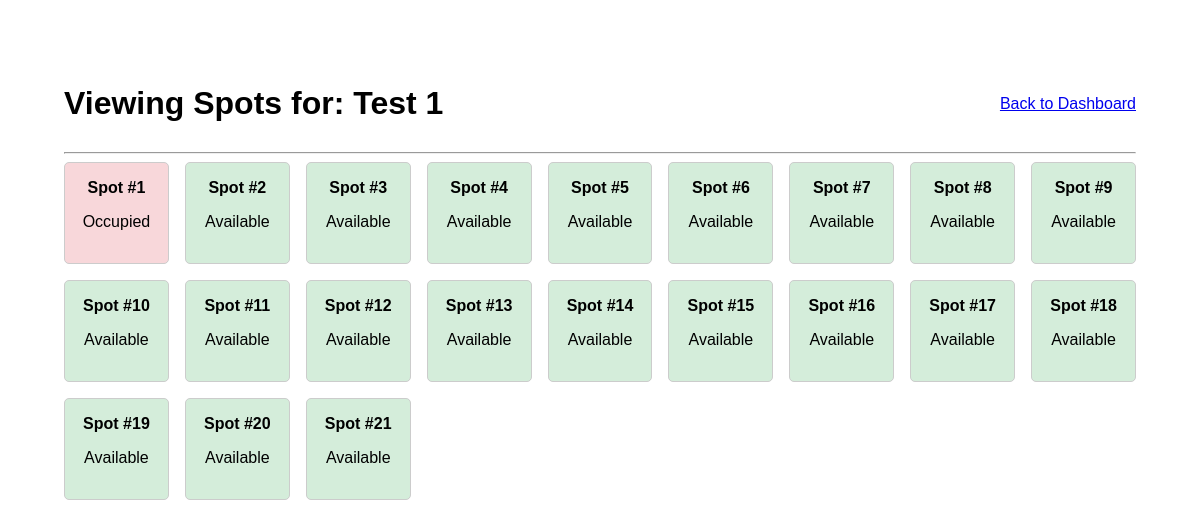
Page /admin/lot/1/spots (signed in) on the committed database.
### models/models.py (models this page shows)
class ParkingLot(db.Model):
    id = db.Column(db.Integer, primary_key=True)
    name = db.Column(db.String(100), nullable=False)
    capacity = db.Column(db.Integer, nullable=False)
    price_per_hour = db.Column(db.Float, nullable=False)
    spots = db.relationship('ParkingSpot', backref='lot', lazy=True, cascade="all, delete-orphan")

class ParkingSpot(db.Model):
    id = db.Column(db.Integer, primary_key=True)
    lot_id = db.Column(db.Integer, db.ForeignKey('parking_lot.id'), nullable=False)
    spot_number = db.Column(db.Integer, nullable=False)
    status = db.Column(db.String(20), default='Available') # Available, Occupied

### controllers/controllers.py (the view)
@app.route('/admin/lot/<int:lot_id>/spots')
@login_required
@role_required('admin')
def view_lot_spots(lot_id):
    lot = ParkingLot.query.get_or_404(lot_id)
    spots = sorted(lot.spots, key=lambda x: x.spot_number)
    return render_template('view_spots.html', lot=lot, spots=spots)

### app.py (called while the page is built)
@login_manager.user_loader
def load_user(user_id):
    return User.query.get(int(user_id))

### controllers/controllers.py (called while the page is built)
def role_required(role):
    def wrapper(fn):
        @wraps(fn)
        def decorated_view(*args, **kwargs):
            if not current_user.is_authenticated or current_user.role != role:
                flash("You do not have permission to access this page.")
                return redirect(url_for('login'))
            return fn(*args, **kwargs)
        return decorated_view
    return wrapper

### templates/view_spots.html (shortened to what this page needs)
{% extends 'base.html' %}
{% block content %}
<div style="max-width: 1200px; margin: auto; padding: 2em;">
    <div style="display: flex; justify-content: space-between; align-items: center;">
        <h1>Viewing Spots for: {{ lot.name }}</h1>
        <a href="{{ url_for('admin_dashboard') }}">Back to Dashboard</a>
    </div>
    <hr>
    <div class="spot-grid">
        {% for spot in spots %}
            <div class="spot {% if spot.status == 'Available' %}spot-available{% else %}spot-occupied{% endif %}">
                <strong>Spot #{{ spot.spot_number }}</strong>
                <p>{{ spot.status }}</p>
            </div>
        {% endfor %}
    </div>
</div>
{% endblock %}

### templates/base.html (style rules this page uses)
body { font-family: sans-serif; margin: 2em; }

### templates/view_spots.html (style rules this page uses)
.spot-grid { display: grid; grid-template-columns: repeat(auto-fill, minmax(100px, 1fr)); gap: 1em; }
.spot { border: 1px solid #ccc; padding: 1em; text-align: center; border-radius: 5px; }
.spot-available { background-color: #d4edda; }
.spot-occupied { background-color: #f8d7da; }

### rows in the picture
ParkingLot: name "Test 1"
ParkingSpot: spot_number "1", status "Occupied"
ParkingSpot: spot_number "2", status "Available"
ParkingSpot: spot_number "3", status "Available"
ParkingSpot: spot_number "4", status "Available"
ParkingSpot: spot_number "5", status "Available"
ParkingSpot: spot_number "6", status "Available"
ParkingSpot: spot_number "7", status "Available"
ParkingSpot: spot_number "8", status "Available"
ParkingSpot: spot_number "9", status "Available"
ParkingSpot: spot_number "10", status "Available"
ParkingSpot: spot_number "11", status "Available"
ParkingSpot: spot_number "12", status "Available"
ParkingSpot: spot_number "13", status "Available"
ParkingSpot: spot_number "14", status "Available"
ParkingSpot: spot_number "15", status "Available"
ParkingSpot: spot_number "16", status "Available"
ParkingSpot: spot_number "17", status "Available"
ParkingSpot: spot_number "18", status "Available"
ParkingSpot: spot_number "19", status "Available"
ParkingSpot: spot_number "20", status "Available"
ParkingSpot: spot_number "21", status "Available"
